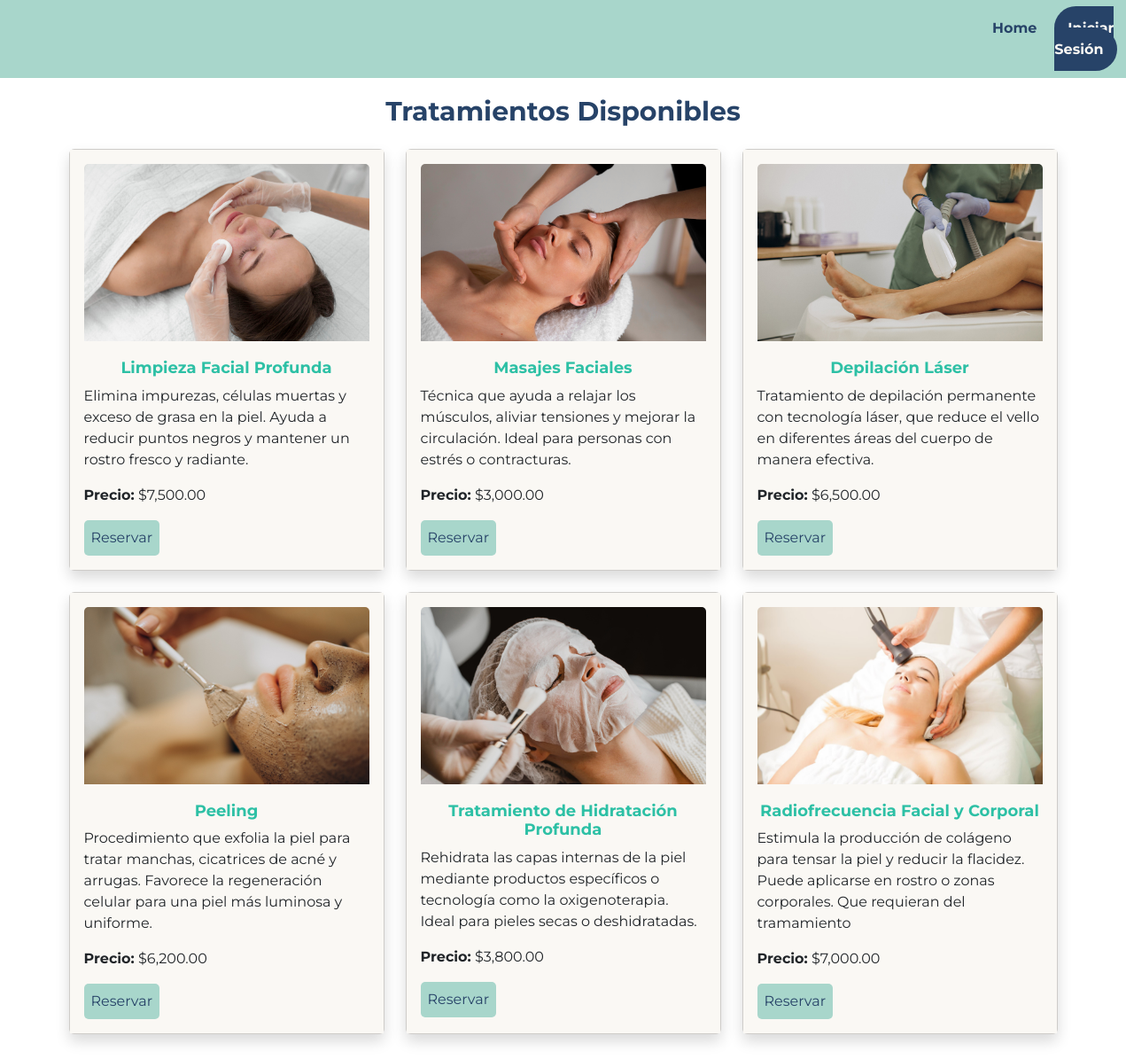
Page /view/tratamientos.php on the committed database.
### tables this page shows
CREATE TABLE `tratamientos` (
  `id` int(11) NOT NULL,
  `titulo` varchar(255) NOT NULL,
  `descripcion` text NOT NULL,
  `precio` decimal(10,2) NOT NULL,
  `fecha_creacion` timestamp NOT NULL DEFAULT current_timestamp(),
  `imagen` varchar(255) DEFAULT NULL
);

### database/db.php (called while the page is built, shortened)
<?php
class Db {
public function __construct() {
$this->host = constant('DB_HOST');
$this->db = constant('DB_NAME');
$this->user = constant('DB_USER');
$this->pass = constant('DB_PASS');
try {
$this->conection = new PDO('mysql:host='.$this->host.'; dbname='.$this->db, $this->user, $this->pass);
} catch (PDOException $e) {
echo $e->getMessage();
exit();
}
}
}
?>

### controller/tratamientos_controller.php (called while the page is built, shortened)
<?php
require_once '../database/db.php';
class TratamientosController {
    private $db;
    public function __construct() {
        $this->db = (new Db())->conection;
    }
     public function obtenerTratamientos($id = null) {
        try {
            if ($id) {
                $stmt = $this->db->prepare("SELECT * FROM tratamientos WHERE id = :id");
                $stmt->bindParam(':id', $id);
            } else {
                $stmt = $this->db->prepare("SELECT * FROM tratamientos");
            }
            $stmt->execute();
            return $id ? $stmt->fetch(PDO::FETCH_ASSOC) : $stmt->fetchAll(PDO::FETCH_ASSOC);
        } catch (PDOException $e) {
            return [];
        }
    }
}
?>

### view/tratamientos.php (the view, shortened to what this page needs)
<?php
require_once '../controller/tratamientos_controller.php';
$tratamientosController = new TratamientosController();
$tratamientos = $tratamientosController->obtenerTratamientos();
$nombre_completo = isset($_SESSION['nombre_completo']) ? $_SESSION['nombre_completo'] : null;
$rol = isset($_SESSION['rol']) ? $_SESSION['rol'] : null;
?>
<!DOCTYPE html>
<html lang="es">
<head>
    <link href="https://cdn.jsdelivr.net/npm/bootstrap@5.3.2/dist/css/bootstrap.min.css" rel="stylesheet">
    <link rel="stylesheet" href="../style/nav.css">
    <link rel="stylesheet" href="../style/button.css">
    <link rel="stylesheet" href="../style/tratamientos.css">
</head>
<body>
<nav class="nav">
    <div>
        <ul>
            <li><a href="../index.php">Home</a></li>
            <?php if ($nombre_completo): ?>
                <?php if ($rol === 'paciente'): ?>
                    <li><a href="../view/carrito.php">Carrito</a></li>
                <?php endif; ?>
                <li><a class="register-button" href="../controller/logout_controller.php">Cerrar Sesión</a></li>
            <?php else: ?>
                <li><a class="register-button" href="../model/login.php">Iniciar Sesión</a></li>
            <?php endif; ?>
        </ul>
    </div>
</nav>
    <header class="custom">
        <h1>Tratamientos Disponibles</h1>
    </header>
    <main class="container my-4">
        <div class="row">
            <?php foreach ($tratamientos as $tratamiento): ?>
                <div class="col-md-4 mb-4">
                    <div class="card shadow h-100">
                        <div class="card-body">
                            <?php if (!empty($tratamiento['imagen'])): ?>
                                <img src="../uploads/<?php echo htmlspecialchars($tratamiento['imagen']); ?>" class="card-img-top" alt="Imagen de <?php echo htmlspecialchars($tratamiento['titulo']); ?>" style="max-height: 200px; object-fit: cover;">
                            <?php endif; ?>
                            <h5 class="card-title">
                                <?php echo htmlspecialchars($tratamiento['titulo']); ?>
                            </h5>
                            <p class="card-text">
                                <?php echo htmlspecialchars($tratamiento['descripcion']); ?>
                            </p>
                            <p class="card-text">
                                <strong>Precio:</strong>
                                $<?php echo number_format($tratamiento['precio'], 2); ?>
                            </p>
                            <?php if (isset($_SESSION['usuario'])): ?>
                                <button class="btn-reserver">
                                    <a href="carrito.php?action=agregar&id=<?php echo $tratamiento['id']; ?>">Reservar</a>
                                </button>
                            <?php else: ?>
                                <button class="btn-reserver" data-bs-toggle="modal" data-bs-target="#loginModal">
                                    Reservar
                                </button>
                            <?php endif; ?>
                        </div>
                    </div>
                </div>
            <?php endforeach; ?>
        </div>
    </main>
</body>
</html>

### style/nav.css (style rules this page uses)
:root { --color-crema: #faf8f4; --color-azul: #274368; --color-verde: #a8d6cb; --color-verde-fondo: #2dc0a5; --color-naranja: #ff7b00; }
.nav { display: flex; padding-top: 20px; padding-bottom: 20px; background-color: #a8d6cb; }
.nav ul { list-style: none; margin: 0; padding: 0; display: flex; margin-left: 1100px; }
.nav ul li a { color: var(--color-azul); text-decoration: none; padding: 20px; font-weight: 700; }
.nav .register-button { background-color: #274368; color: #faf8f4; border-radius: 50px; padding: 15px; font-weight: 900px; }

### style/button.css (style rules this page uses)
:root { --color-crema: #faf8f4; --color-azul: #274368; --color-verde: #a8d6cb; --color-verde-fondo: #2dc0a5; --color-naranja: #ff7b00; }

### style/tratamientos.css (style rules this page uses)
:root { --color-crema: #faf8f4; --color-azul: #274368; --color-verde: #a8d6cb; --color-verde-fondo: #2dc0a5; --color-naranja: #ff7b00; }
body { font-family: "Montserrat", sans-serif; }
.card { background-color: #faf8f4; }
.card-body { background-color: #faf8f4; }
.custom { color: #274368; }
.custom h1 { font-family: "Montserrat", sans-serif; font-size: 30px; font-weight: 700; margin-top: 20px; text-align: center; }
.card-title { font-family: "Montserrat", sans-serif; color: #2dc0a5; font-size: 18px; font-weight: 700; margin-top: 20px; text-align: center; }
.btn-reserver { background-color: #a8d6cb; color: #274368; border: none; border-radius: 5px; padding: 8px; }

### rows in the picture
tratamientos: imagen (picture), titulo "Limpieza Facial Profunda", descripcion "Elimina impurezas, células muertas y exceso de grasa en la piel. Ayuda a reducir puntos negros y mantener un rostro fresco y radiante.", precio "7,500.00"
tratamientos: imagen (picture), titulo "Masajes Faciales", descripcion "Técnica que ayuda a relajar los músculos, aliviar tensiones y mejorar la circulación. Ideal para personas con estrés o contracturas.", precio "3,000.00"
tratamientos: imagen (picture), titulo "Depilación Láser", descripcion "Tratamiento de depilación permanente con tecnología láser, que reduce el vello en diferentes áreas del cuerpo de manera efectiva.", precio "6,500.00"
tratamientos: imagen (picture), titulo "Peeling", descripcion "Procedimiento que exfolia la piel para tratar manchas, cicatrices de acné y arrugas. Favorece la regeneración celular para una piel más luminosa y uniforme.", precio "6,200.00"
tratamientos: imagen (picture), titulo "Tratamiento de Hidratación Profunda", descripcion "Rehidrata las capas internas de la piel mediante productos específicos o tecnología como la oxigenoterapia. Ideal para pieles secas o deshidratadas.", precio "3,800.00"
tratamientos: imagen (picture), titulo "Radiofrecuencia Facial y Corporal", descripcion "Estimula la producción de colágeno para tensar la piel y reducir la flacidez. Puede aplicarse en rostro o zonas corporales. Que requieran del tramamiento", precio "7,000.00"
